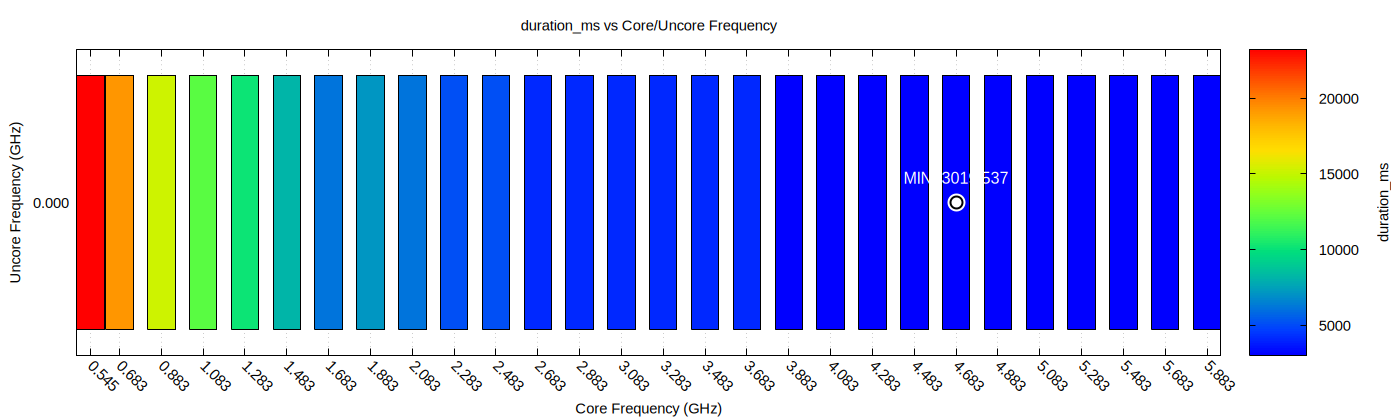

This figure's gnuplot source:
set terminal pngcairo size 1400,420 noenhanced font 'Arial,11'
set output 'heatmap_duration_ms.png'
set title 'duration_ms vs Core/Uncore Frequency'
set xlabel 'Core Frequency (GHz)'
set ylabel 'Uncore Frequency (GHz)'
set cblabel 'duration_ms' offset 2,0
set key off
set grid xtics
set palette rgbformulae 22,13,-31
set xtics ('0.545' 0.545, '0.683' 0.683, '0.883' 0.883, '1.083' 1.083, '1.283' 1.283, '1.483' 1.483, '1.683' 1.683, '1.883' 1.883, '2.083' 2.083, '2.283' 2.283, '2.483' 2.483, '2.683' 2.683, '2.883' 2.883, '3.083' 3.083, '3.283' 3.283, '3.483' 3.483, '3.683' 3.683, '3.883' 3.883, '4.083' 4.083, '4.283' 4.283, '4.483' 4.483, '4.683' 4.683, '4.883' 4.883, '5.083' 5.083, '5.283' 5.283, '5.483' 5.483, '5.683' 5.683, '5.883' 5.883) rotate by -45
set ytics ('0.000' 0.000)
set yrange [-0.108:0.108]
unset cbrange
set autoscale cbfix
w = 0.065550
h = 0.090000
plot 'heatmap_duration_ms.dat' using 1:2:($1-w):($1+w):($2-h):($2+h):3 with boxxyerrorbars palette fs solid 1.0 border lc rgb 'black' notitle, \
     'heatmap_duration_ms_min.dat' using 1:2 with points pt 7 ps 2.5 lc rgb 'white' lw 3 notitle, \
     'heatmap_duration_ms_min.dat' using 1:2 with points pt 6 ps 2.0 lc rgb 'black' lw 2 notitle, \
     'heatmap_duration_ms_min.dat' using 1:2:(sprintf('MIN=%.3f', $3)) with labels offset 0,1.5 tc rgb 'white' font ',12' notitle
